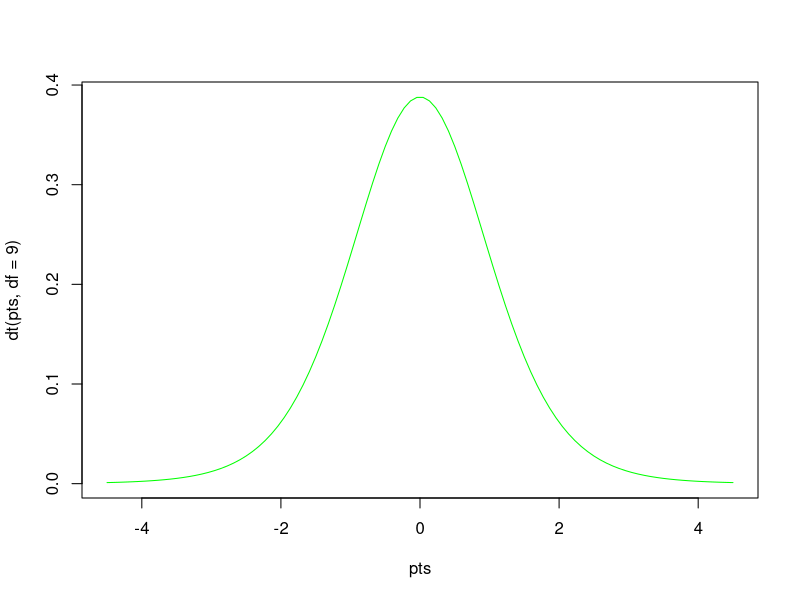
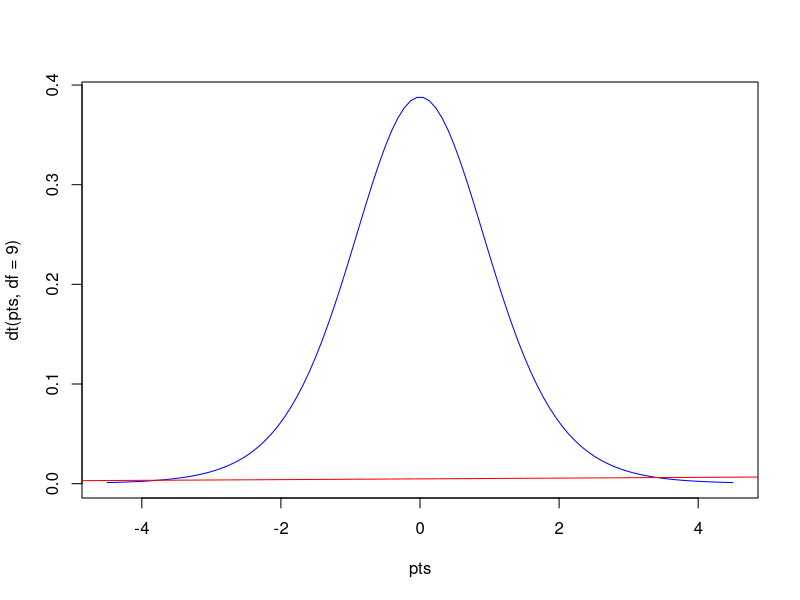

Reproduce these figures in R, in order.
x = c(1, 2, 3, 4, 5, 6, 7, 8, 9, 10, 11, 12, 13, 14, 15, 16, 17, 18, 19, 20, 21, 22, 23, 24, 25, 26, 27, 28, 29, 30, 31, 32, 33, 34, 35, 36, 37, 38, 39, 40, 41, 42, 43, 44, 45, 46, 47, 48, 49, 50, 51, 52, 53, 54, 55, 56, 57, 58, 59, 60, 61, 62, 63, 64, 65, 66, 67, 68, 69, 70, 71, 72, 73, 74, 75, 76, 77, 78, 79, 80, 81, 82, 83, 84, 85, 86, 87, 88, 89, 90, 91, 92, 93, 94, 95, 96, 97, 98, 99, 100)
y = c(300, 301, 302, 303, 304, 305, 306, 307, 308, 309, 310, 311, 312, 313, 314, 315, 316, 317, 318, 319, 320, 321, 322, 323, 324, 325, 326, 327, 328, 329, 330, 331, 332, 333, 334, 335, 336, 337, 339, 340, 341, 342, 343, 344, 345, 346, 347, 348, 349, 350, 351, 352, 353, 354, 355, 356, 357, 358, 359, 360, 361, 362, 363, 364, 365, 366, 367, 368, 369, 370, 371, 372, 373, 374, 375, 376, 377, 378, 379, 380, 381, 382, 383, 384, 385, 386, 387, 388, 389, 390, 391, 392, 393, 394, 395, 396, 397, 398, 399, 400)

pts = seq(-4.5,4.5,length=100)

plot(pts,dt(pts,df=9),col='green',type='l')
plot(pts,dt(pts,df=9),col='blue',type='l')

lines(density(x), col='red')
lines(density(y), col='blue')
